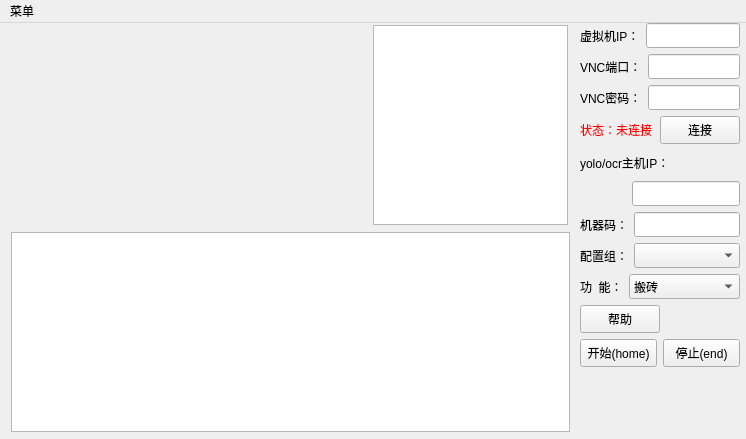
<?xml version="1.0" encoding="UTF-8"?>
<ui version="4.0">
 <class>MainWindow</class>
 <widget class="QMainWindow" name="MainWindow">
  <property name="geometry">
   <rect>
    <x>0</x>
    <y>0</y>
    <width>746</width>
    <height>439</height>
   </rect>
  </property>
  <property name="windowTitle">
   <string>工具人</string>
  </property>
  <widget class="QWidget" name="centralwidget">
   <widget class="QWidget" name="verticalLayoutWidget_2">
    <property name="geometry">
     <rect>
      <x>580</x>
      <y>0</y>
      <width>160</width>
      <height>411</height>
     </rect>
    </property>
    <layout class="QVBoxLayout" name="verticalLayout_2">
     <item>
      <layout class="QHBoxLayout" name="horizontalLayout_6">
       <property name="rightMargin">
        <number>0</number>
       </property>
       <item>
        <widget class="QLabel" name="label_4">
         <property name="sizePolicy">
          <sizepolicy hsizetype="Fixed" vsizetype="Preferred">
           <horstretch>0</horstretch>
           <verstretch>0</verstretch>
          </sizepolicy>
         </property>
         <property name="text">
          <string>虚拟机IP：</string>
         </property>
        </widget>
       </item>
       <item>
        <widget class="QLineEdit" name="lineEdit_3">
         <property name="sizePolicy">
          <sizepolicy hsizetype="Preferred" vsizetype="Fixed">
           <horstretch>0</horstretch>
           <verstretch>0</verstretch>
          </sizepolicy>
         </property>
         <property name="minimumSize">
          <size>
           <width>0</width>
           <height>25</height>
          </size>
         </property>
        </widget>
       </item>
      </layout>
     </item>
     <item>
      <layout class="QHBoxLayout" name="horizontalLayout_8">
       <property name="rightMargin">
        <number>0</number>
       </property>
       <item>
        <widget class="QLabel" name="label_5">
         <property name="sizePolicy">
          <sizepolicy hsizetype="Fixed" vsizetype="Preferred">
           <horstretch>0</horstretch>
           <verstretch>0</verstretch>
          </sizepolicy>
         </property>
         <property name="text">
          <string>VNC端口：</string>
         </property>
        </widget>
       </item>
       <item>
        <widget class="QLineEdit" name="lineEdit_4">
         <property name="minimumSize">
          <size>
           <width>0</width>
           <height>25</height>
          </size>
         </property>
        </widget>
       </item>
      </layout>
     </item>
     <item>
      <layout class="QHBoxLayout" name="horizontalLayout_9">
       <property name="rightMargin">
        <number>0</number>
       </property>
       <item>
        <widget class="QLabel" name="label_6">
         <property name="sizePolicy">
          <sizepolicy hsizetype="Fixed" vsizetype="Preferred">
           <horstretch>0</horstretch>
           <verstretch>0</verstretch>
          </sizepolicy>
         </property>
         <property name="text">
          <string>VNC密码：</string>
         </property>
        </widget>
       </item>
       <item>
        <widget class="QLineEdit" name="lineEdit_5">
         <property name="minimumSize">
          <size>
           <width>0</width>
           <height>25</height>
          </size>
         </property>
        </widget>
       </item>
      </layout>
     </item>
     <item>
      <layout class="QHBoxLayout" name="horizontalLayout_5">
       <item>
        <widget class="QLabel" name="label_7">
         <property name="styleSheet">
          <string notr="true">color: rgb(255, 0, 0);</string>
         </property>
         <property name="text">
          <string>状态：未连接</string>
         </property>
        </widget>
       </item>
       <item>
        <widget class="QPushButton" name="startBtn_2">
         <property name="sizePolicy">
          <sizepolicy hsizetype="Fixed" vsizetype="Fixed">
           <horstretch>0</horstretch>
           <verstretch>0</verstretch>
          </sizepolicy>
         </property>
         <property name="minimumSize">
          <size>
           <width>0</width>
           <height>28</height>
          </size>
         </property>
         <property name="text">
          <string>连接</string>
         </property>
        </widget>
       </item>
      </layout>
     </item>
     <item>
      <layout class="QHBoxLayout" name="horizontalLayout_10">
       <item>
        <widget class="QLabel" name="label_2">
         <property name="minimumSize">
          <size>
           <width>0</width>
           <height>25</height>
          </size>
         </property>
         <property name="text">
          <string>yolo/ocr主机IP：</string>
         </property>
        </widget>
       </item>
      </layout>
     </item>
     <item>
      <layout class="QHBoxLayout" name="horizontalLayout_14">
       <item>
        <spacer name="horizontalSpacer_2">
         <property name="orientation">
          <enum>Qt::Horizontal</enum>
         </property>
         <property name="sizeHint" stdset="0">
          <size>
           <width>40</width>
           <height>20</height>
          </size>
         </property>
        </spacer>
       </item>
       <item>
        <widget class="QLineEdit" name="lineEdit">
         <property name="sizePolicy">
          <sizepolicy hsizetype="Preferred" vsizetype="Fixed">
           <horstretch>0</horstretch>
           <verstretch>0</verstretch>
          </sizepolicy>
         </property>
         <property name="minimumSize">
          <size>
           <width>0</width>
           <height>25</height>
          </size>
         </property>
        </widget>
       </item>
      </layout>
     </item>
     <item>
      <layout class="QHBoxLayout" name="horizontalLayout_11">
       <item>
        <widget class="QLabel" name="label_3">
         <property name="sizePolicy">
          <sizepolicy hsizetype="Fixed" vsizetype="Preferred">
           <horstretch>0</horstretch>
           <verstretch>0</verstretch>
          </sizepolicy>
         </property>
         <property name="text">
          <string>机器码：</string>
         </property>
        </widget>
       </item>
       <item>
        <widget class="QLineEdit" name="lineEdit_2">
         <property name="minimumSize">
          <size>
           <width>0</width>
           <height>25</height>
          </size>
         </property>
        </widget>
       </item>
      </layout>
     </item>
     <item>
      <layout class="QHBoxLayout" name="horizontalLayout_12">
       <item>
        <widget class="QLabel" name="label">
         <property name="sizePolicy">
          <sizepolicy hsizetype="Fixed" vsizetype="Preferred">
           <horstretch>0</horstretch>
           <verstretch>0</verstretch>
          </sizepolicy>
         </property>
         <property name="text">
          <string>配置组：</string>
         </property>
        </widget>
       </item>
       <item>
        <widget class="QComboBox" name="settingsGroupComboBox">
         <property name="sizePolicy">
          <sizepolicy hsizetype="Preferred" vsizetype="Fixed">
           <horstretch>0</horstretch>
           <verstretch>0</verstretch>
          </sizepolicy>
         </property>
         <property name="minimumSize">
          <size>
           <width>0</width>
           <height>25</height>
          </size>
         </property>
         <property name="editable">
          <bool>false</bool>
         </property>
        </widget>
       </item>
      </layout>
     </item>
     <item>
      <layout class="QHBoxLayout" name="horizontalLayout_13">
       <item>
        <widget class="QLabel" name="label_9">
         <property name="sizePolicy">
          <sizepolicy hsizetype="Fixed" vsizetype="Preferred">
           <horstretch>0</horstretch>
           <verstretch>0</verstretch>
          </sizepolicy>
         </property>
         <property name="text">
          <string>功  能：</string>
         </property>
        </widget>
       </item>
       <item>
        <widget class="QComboBox" name="ComboBox_3">
         <property name="sizePolicy">
          <sizepolicy hsizetype="Preferred" vsizetype="Fixed">
           <horstretch>0</horstretch>
           <verstretch>0</verstretch>
          </sizepolicy>
         </property>
         <property name="minimumSize">
          <size>
           <width>0</width>
           <height>25</height>
          </size>
         </property>
         <property name="editable">
          <bool>false</bool>
         </property>
         <item>
          <property name="text">
           <string>搬砖</string>
          </property>
         </item>
         <item>
          <property name="text">
           <string>半自动剧情</string>
          </property>
         </item>
         <item>
          <property name="text">
           <string>手动找门剧情</string>
          </property>
         </item>
        </widget>
       </item>
      </layout>
     </item>
     <item>
      <layout class="QHBoxLayout" name="horizontalLayout_3">
       <property name="rightMargin">
        <number>0</number>
       </property>
       <item>
        <widget class="QPushButton" name="helpBtn">
         <property name="sizePolicy">
          <sizepolicy hsizetype="Fixed" vsizetype="Fixed">
           <horstretch>0</horstretch>
           <verstretch>0</verstretch>
          </sizepolicy>
         </property>
         <property name="minimumSize">
          <size>
           <width>0</width>
           <height>28</height>
          </size>
         </property>
         <property name="text">
          <string>帮助</string>
         </property>
        </widget>
       </item>
       <item>
        <spacer name="horizontalSpacer">
         <property name="orientation">
          <enum>Qt::Horizontal</enum>
         </property>
         <property name="sizeHint" stdset="0">
          <size>
           <width>40</width>
           <height>20</height>
          </size>
         </property>
        </spacer>
       </item>
      </layout>
     </item>
     <item>
      <layout class="QHBoxLayout" name="horizontalLayout">
       <property name="rightMargin">
        <number>0</number>
       </property>
       <item>
        <widget class="QPushButton" name="startBtn">
         <property name="minimumSize">
          <size>
           <width>0</width>
           <height>28</height>
          </size>
         </property>
         <property name="text">
          <string>开始(home)</string>
         </property>
        </widget>
       </item>
       <item>
        <widget class="QPushButton" name="stopBtn">
         <property name="minimumSize">
          <size>
           <width>0</width>
           <height>28</height>
          </size>
         </property>
         <property name="text">
          <string>停止(end)</string>
         </property>
        </widget>
       </item>
      </layout>
     </item>
     <item>
      <spacer name="verticalSpacer">
       <property name="orientation">
        <enum>Qt::Vertical</enum>
       </property>
       <property name="sizeHint" stdset="0">
        <size>
         <width>20</width>
         <height>40</height>
        </size>
       </property>
      </spacer>
     </item>
    </layout>
   </widget>
   <widget class="QTableWidget" name="rolesTable">
    <property name="geometry">
     <rect>
      <x>11</x>
      <y>209</y>
      <width>559</width>
      <height>200</height>
     </rect>
    </property>
    <property name="minimumSize">
     <size>
      <width>559</width>
      <height>200</height>
     </size>
    </property>
    <property name="maximumSize">
     <size>
      <width>559</width>
      <height>200</height>
     </size>
    </property>
   </widget>
   <widget class="QWidget" name="horizontalLayoutWidget_6">
    <property name="geometry">
     <rect>
      <x>11</x>
      <y>1</y>
      <width>559</width>
      <height>202</height>
     </rect>
    </property>
    <layout class="QHBoxLayout" name="horizontalLayout_2">
     <item>
      <widget class="QLabel" name="label_10">
       <property name="minimumSize">
        <size>
         <width>356</width>
         <height>200</height>
        </size>
       </property>
       <property name="maximumSize">
        <size>
         <width>356</width>
         <height>200</height>
        </size>
       </property>
       <property name="text">
        <string/>
       </property>
      </widget>
     </item>
     <item>
      <widget class="QPlainTextEdit" name="logPlainTextEdit">
       <property name="minimumSize">
        <size>
         <width>195</width>
         <height>200</height>
        </size>
       </property>
       <property name="maximumSize">
        <size>
         <width>195</width>
         <height>200</height>
        </size>
       </property>
      </widget>
     </item>
    </layout>
   </widget>
  </widget>
  <widget class="QMenuBar" name="menubar">
   <property name="geometry">
    <rect>
     <x>0</x>
     <y>0</y>
     <width>746</width>
     <height>23</height>
    </rect>
   </property>
   <widget class="QMenu" name="menu">
    <property name="title">
     <string>菜单</string>
    </property>
    <addaction name="addSettingsGroupAction"/>
    <addaction name="addRoleAction"/>
    <addaction name="action12"/>
   </widget>
   <addaction name="menu"/>
  </widget>
  <action name="actionc">
   <property name="text">
    <string>c</string>
   </property>
  </action>
  <action name="addSettingsGroupAction">
   <property name="text">
    <string>创建配置组</string>
   </property>
  </action>
  <action name="addRoleAction">
   <property name="text">
    <string>角色配置</string>
   </property>
  </action>
  <action name="action12">
   <property name="text">
    <string>账号登录</string>
   </property>
  </action>
 </widget>
 <resources/>
 <connections>
  <connection>
   <sender>startBtn</sender>
   <signal>clicked()</signal>
   <receiver>MainWindow</receiver>
   <slot>start_clicked()</slot>
   <hints>
    <hint type="sourcelabel">
     <x>638</x>
     <y>65</y>
    </hint>
    <hint type="destinationlabel">
     <x>7</x>
     <y>90</y>
    </hint>
   </hints>
  </connection>
  <connection>
   <sender>stopBtn</sender>
   <signal>clicked()</signal>
   <receiver>MainWindow</receiver>
   <slot>stop_clicked()</slot>
   <hints>
    <hint type="sourcelabel">
     <x>731</x>
     <y>65</y>
    </hint>
    <hint type="destinationlabel">
     <x>279</x>
     <y>87</y>
    </hint>
   </hints>
  </connection>
  <connection>
   <sender>addSettingsGroupAction</sender>
   <signal>triggered()</signal>
   <receiver>MainWindow</receiver>
   <slot>open_settings_group_dialog()</slot>
   <hints>
    <hint type="sourcelabel">
     <x>-1</x>
     <y>-1</y>
    </hint>
    <hint type="destinationlabel">
     <x>371</x>
     <y>161</y>
    </hint>
   </hints>
  </connection>
  <connection>
   <sender>addRoleAction</sender>
   <signal>triggered()</signal>
   <receiver>MainWindow</receiver>
   <slot>open_roles_dialog()</slot>
   <hints>
    <hint type="sourcelabel">
     <x>-1</x>
     <y>-1</y>
    </hint>
    <hint type="destinationlabel">
     <x>371</x>
     <y>161</y>
    </hint>
   </hints>
  </connection>
 </connections>
 <slots>
  <slot>load_model_clicked()</slot>
  <slot>start_clicked()</slot>
  <slot>stop_clicked()</slot>
  <slot>open_settings_group_dialog()</slot>
  <slot>open_roles_dialog()</slot>
  <slot>compute_x_speed()</slot>
  <slot>compute_y_speed()</slot>
 </slots>
</ui>
